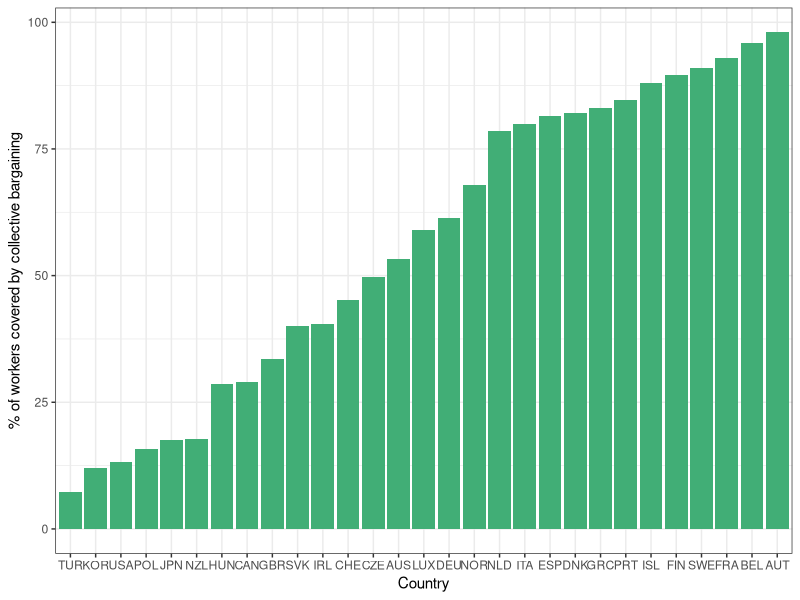

Generate this figure with R:
require(ggplot2)
require(ggrepel)
require(dplyr)

COLA <- c("#e0f3db", "#99d8c9","#66c2a4","#41ae76", "#238b45", "#005824")

pdf(file = "capitalism/employment_union_coverage.pdf", width = 9, height = 7)
UnionCoverage <- read.csv("employment/union_coverage.csv")
UnionCoverage <- 
  UnionCoverage %>% 
  arrange(Coverage)

UnionCoverage$Country <- 
  factor(UnionCoverage$Country, levels = UnionCoverage$Country[order(UnionCoverage$Coverage)])
u1 <- ggplot(UnionCoverage, aes(x = Country, y = Coverage))
u1 + geom_bar(stat = "identity", 
              aes(fill = Coverage), 
              fill = COLA[4],
              show.legend = FALSE) + 
  #scale_fill_manual(guide = "legend") + #This is so I can supress the legend
  ylab("% of workers covered by collective bargaining") + 
  theme_bw() 
  theme(axis.title = element_text(size = 16),
        axis.text = element_text(size = 14),
        legend.title = element_text(size = 14),
        legend.text = element_text(size = 14),
        axis.text.x  = element_text(angle = 45, vjust = 0.5, size = 8 )
        )
dev.off()
